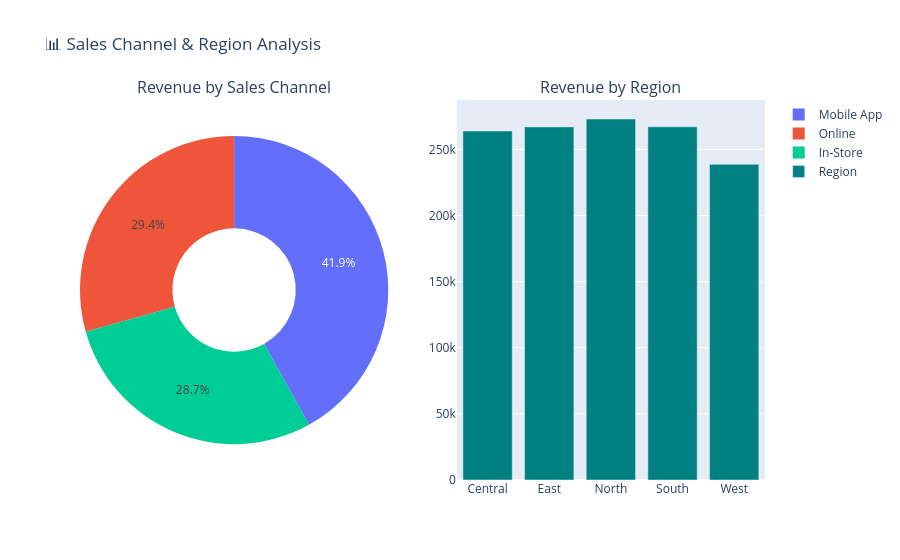

Notebook code for this chart:
### Markdown cell above
## 7. Sales Channel & Region Breakdown

### Code cell
fig = make_subplots(rows=1, cols=2,
                    specs=[[{'type':'pie'},{'type':'bar'}]],
                    subplot_titles=['Revenue by Sales Channel','Revenue by Region'])

channel = df.groupby('sales_channel')['revenue'].sum().reset_index()
region  = df.groupby('region')['revenue'].sum().reset_index()

fig.add_trace(go.Pie(labels=channel['sales_channel'], values=channel['revenue'],
                     hole=0.4, name='Channel'), row=1, col=1)
fig.add_trace(go.Bar(x=region['region'], y=region['revenue'],
                     marker_color='teal', name='Region'), row=1, col=2)

fig.update_layout(title_text='📊 Sales Channel & Region Analysis')
fig.show()

### Figure 1 — Plotly figure (JSON) as saved in the notebook; plotly's stock layout.template omitted (floating-point values rounded to 4 significant figures)
{"data": [{"domain": {"x": [0.0, 0.45], "y": [0.0, 1.0]}, "hole": 0.4, "labels": ["In-Store", "Mobile App", "Online"], "name": "Channel", "type": "pie", "values": [375800.0, 549200.0, 384700.0]}, {"marker": {"color": "teal"}, "name": "Region", "type": "bar", "x": ["Central", "East", "North", "South", "West"], "xaxis": "x", "y": [264000.0, 267000.0, 273000.0, 267100.0, 238700.0], "yaxis": "y"}], "layout": {"annotations": [{"font": {"size": 16}, "showarrow": false, "text": "Revenue by Sales Channel", "x": 0.225, "xanchor": "center", "xref": "paper", "y": 1.0, "yanchor": "bottom", "yref": "paper"}, {"font": {"size": 16}, "showarrow": false, "text": "Revenue by Region", "x": 0.775, "xanchor": "center", "xref": "paper", "y": 1.0, "yanchor": "bottom", "yref": "paper"}], "title": {"text": "📊 Sales Channel & Region Analysis"}, "xaxis": {"anchor": "y", "domain": [0.55, 1.0]}, "yaxis": {"anchor": "x", "domain": [0.0, 1.0]}}}
